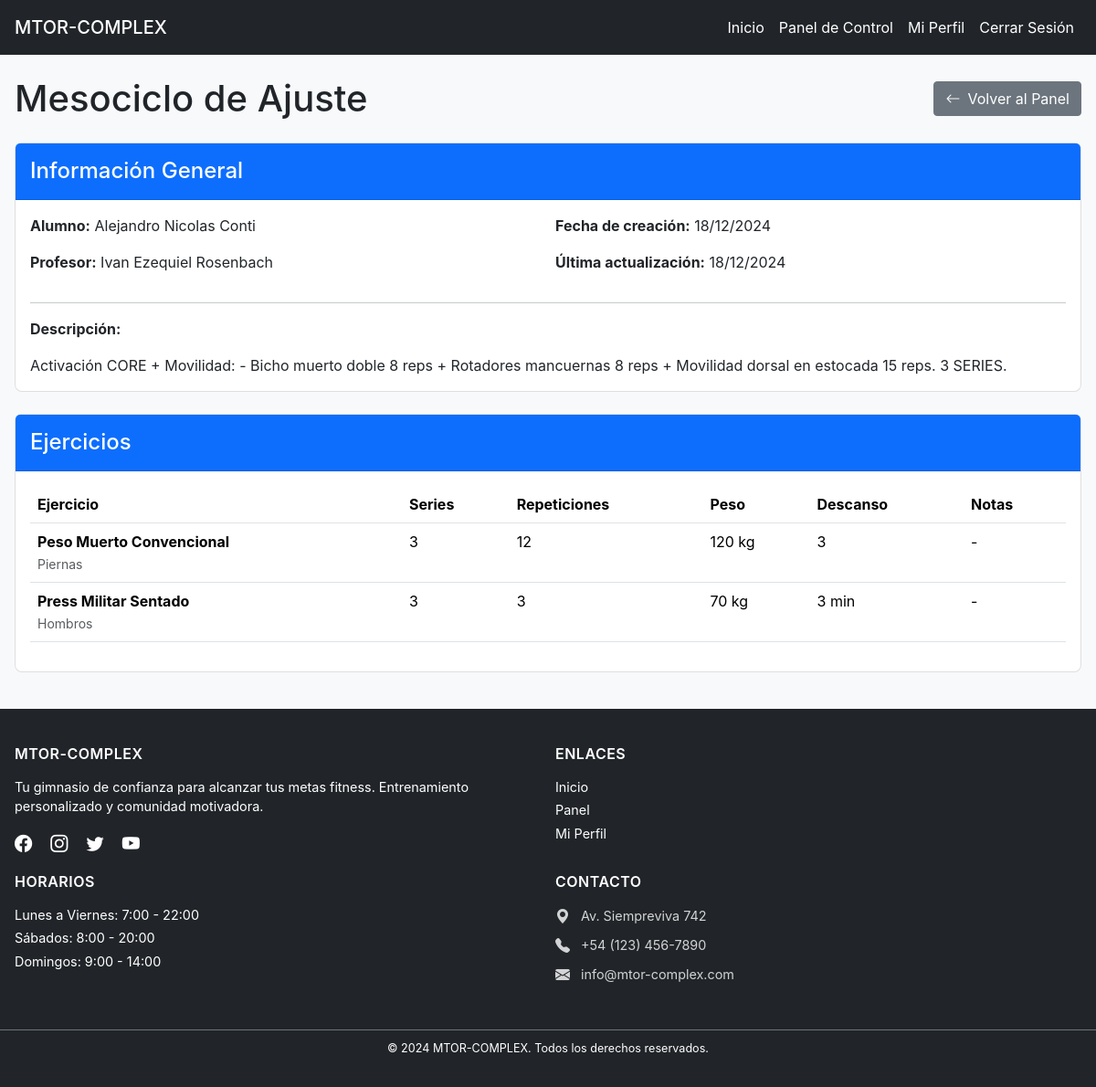
The app's page /gimnasio/alumno/rutinas/1/ (signed in), older data.
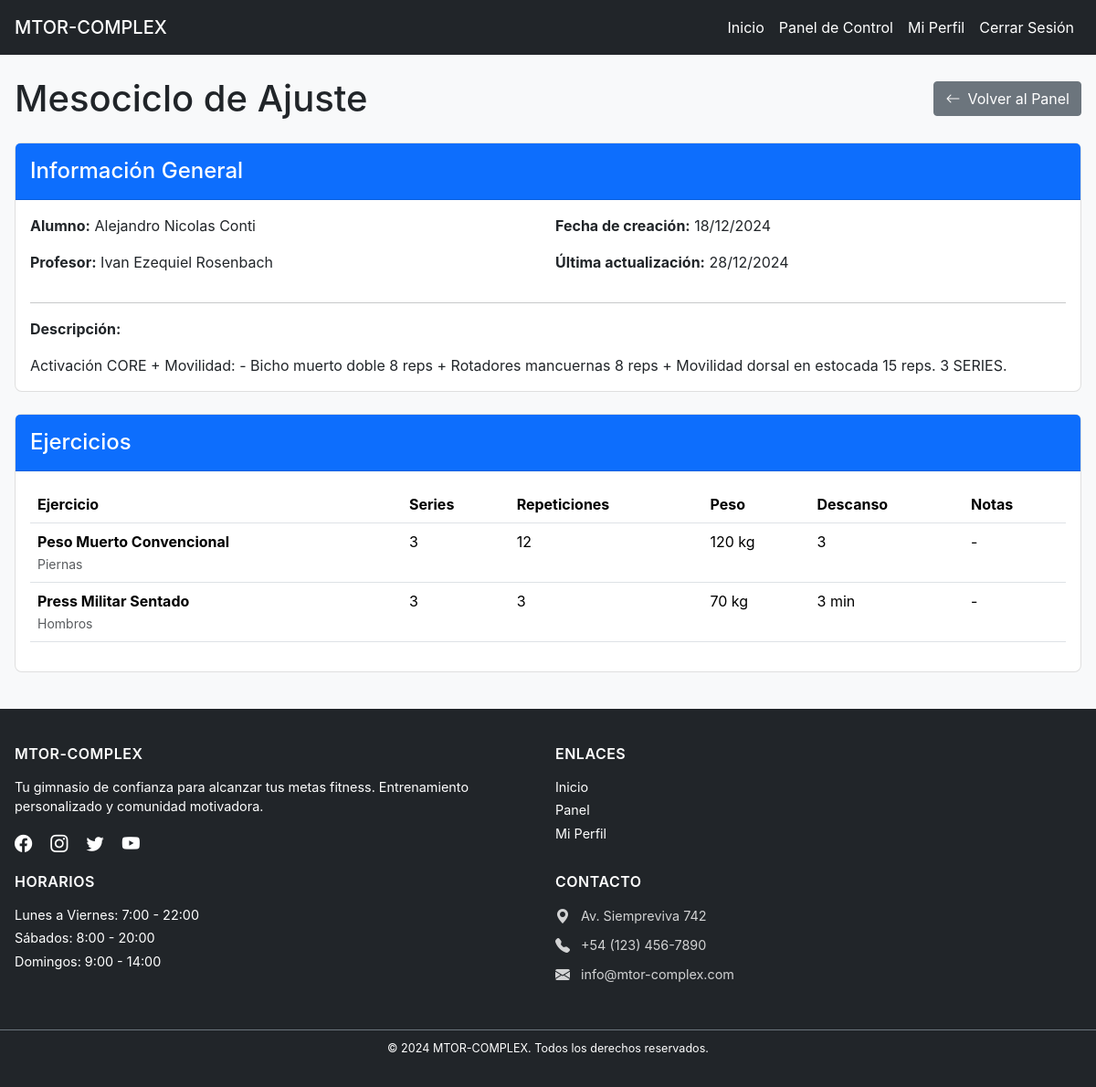
The same page, newer data.
### gimnasio/models.py (models this page shows, shortened)
class Rutina(models.Model):
    nombre = models.CharField(max_length=100, default='Nueva Rutina')
    descripcion = models.TextField(blank=True)
    alumno = models.ForeignKey(Alumno, on_delete=models.CASCADE, related_name='rutinas')
    profesor = models.ForeignKey(User, on_delete=models.CASCADE, related_name='rutinas_asignadas')
    fecha_creacion = models.DateTimeField(auto_now_add=True)
    fecha_actualizacion = models.DateTimeField(auto_now=True)
    ejercicios = models.ManyToManyField(Ejercicio, through='RutinaEjercicio')
    activa = models.BooleanField(default=True)
    class Meta:
        verbose_name = "Rutina"
        verbose_name_plural = "Rutinas"
        ordering = ['-fecha_creacion']

class Alumno(models.Model):
    usuario = models.OneToOneField(User, on_delete=models.CASCADE)
    nombre = models.CharField(max_length=100)
    edad = models.IntegerField()
    altura = models.FloatField(help_text='Altura en centímetros')
    peso = models.FloatField(help_text='Peso en kilogramos')
    fecha_registro = models.DateTimeField(auto_now_add=True)
    activo = models.BooleanField(default=True)
    profesor = models.ForeignKey(
        User,
        on_delete=models.SET_NULL,
        null=True,
        blank=True,
        related_name='alumnos_asignados'
    )
    dias_asistencia = models.ManyToManyField(DiaAsistencia, blank=True)
    class Meta:
        verbose_name = "Alumno"
        verbose_name_plural = "Alumnos"
        ordering = ['nombre']

### gimnasio/views.py (the view)
# urls.py: path('alumno/rutinas/<int:rutina_id>/', views.detalle_rutina, name='detalle_rutina'),
@login_required
def detalle_rutina(request, rutina_id):
    rutina = get_object_or_404(Rutina, id=rutina_id)
    if not (es_profesor(request.user) or request.user.alumno == rutina.alumno):
        messages.error(request, 'No tienes permiso para ver esta rutina.')
        return redirect('gimnasio:index')
    ejercicios = RutinaEjercicio.objects.filter(rutina=rutina).order_by('orden')
    return render(request, 'gimnasio/rutinas/detalle_rutina.html', {
        'rutina': rutina,
        'ejercicios': ejercicios
    })

### gimnasio/views.py (called while the page is built)
def es_profesor(user):
    if user.is_superuser:
        return True
    return user.is_authenticated and hasattr(user, 'perfil') and user.perfil.es_profesor

### gimnasio/templates/gimnasio/rutinas/detalle_rutina.html (shortened to what this page needs)
{% extends 'gimnasio/base.html' %}
{% block contenido %}
<div class="container py-4">
    <div class="d-flex justify-content-between align-items-center mb-4">
        <h1 class="mb-0">{{ rutina.nombre }}</h1>
        {% if user.perfil.es_profesor %}
            <a href="{% url 'gimnasio:panel_profesor' %}" class="btn btn-secondary">
                <i class="bi bi-arrow-left me-2"></i>Volver al Panel
            </a>
        {% else %}
            <a href="{% url 'gimnasio:mis_rutinas' %}" class="btn btn-secondary">
                <i class="bi bi-arrow-left me-2"></i>Volver a Mis Rutinas
            </a>
        {% endif %}
    </div>
    <div class="card shadow mb-4">
        <div class="card-header bg-primary text-white">
            <h4 class="card-title mb-0">Información General</h4>
        </div>
        <div class="card-body">
            <div class="row">
                <div class="col-md-6">
                    <p><strong>Alumno:</strong> {{ rutina.alumno.nombre }}</p>
                    <p><strong>Profesor:</strong> {{ rutina.profesor.get_full_name|default:rutina.profesor.username }}</p>
                </div>
                <div class="col-md-6">
                    <p><strong>Fecha de creación:</strong> {{ rutina.fecha_creacion|date:"d/m/Y" }}</p>
                    <p><strong>Última actualización:</strong> {{ rutina.fecha_actualizacion|date:"d/m/Y" }}</p>
                </div>
            </div>
            {% if rutina.descripcion %}
                <hr>
                <p><strong>Descripción:</strong></p>
                <p class="mb-0">{{ rutina.descripcion }}</p>
            {% endif %}
        </div>
    </div>
    <div class="card shadow">
        <div class="card-header bg-primary text-white">
            <h4 class="card-title mb-0">Ejercicios</h4>
        </div>
        <div class="card-body">
            {% if ejercicios %}
                <div class="table-responsive">
                    <table class="table table-hover">
                        <thead>
                            <tr>
                                <th>Ejercicio</th>
                                <th>Series</th>
                                <th>Repeticiones</th>
                                <th>Peso</th>
                                <th>Descanso</th>
                                <th>Notas</th>
                            </tr>
                        </thead>
                        <tbody>
                            {% for ejercicio in ejercicios %}
                            <tr>
                                <td>
                                    <strong>{{ ejercicio.ejercicio.nombre }}</strong>
                                    <br>
                                    <small class="text-muted">{{ ejercicio.ejercicio.grupo_muscular }}</small>
                                </td>
                                <td>{{ ejercicio.series }}</td>
                                <td>{{ ejercicio.repeticiones }}</td>
                                <td>{{ ejercicio.peso }} kg</td>
                                <td>{{ ejercicio.descanso }}</td>
                                <td>{{ ejercicio.notas|default:"-" }}</td>
                            </tr>
                            {% endfor %}
                        </tbody>
                    </table>
                </div>
            {% else %}
                <p class="text-center text-muted mb-0">No hay ejercicios asignados a esta rutina.</p>
            {% endif %}
        </div>
    </div>
</div>
{% endblock %}

Row changes from the older to the newer data that the page shows:
changed Rutina "Mesociclo de Ajuste": fecha_actualizacion "18/12/2024" → "28/12/2024"
